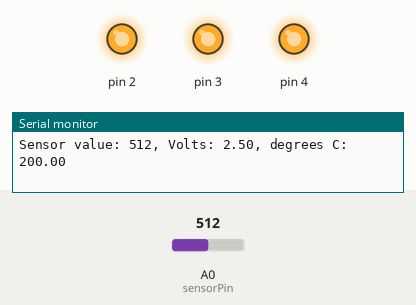
Recording of a sketch running on a simulated Arduino Uno, built with avr-gcc and run on an emulated ATmega328P. Parts: output pins drawn as LEDs (lit = HIGH), the last lines printed to the serial monitor. The test bench sets the inputs (shaded band); at power-on: A0 (sensorPin) = 512.

Above: at 1.2 s.
1.3 s: A0 (sensorPin) set to 175
4.3 s: A0 (sensorPin) set to 161
At 5.4 s:
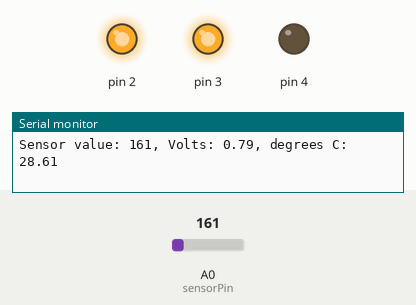
5.8 s: A0 (sensorPin) set to 122
At 6.9 s:
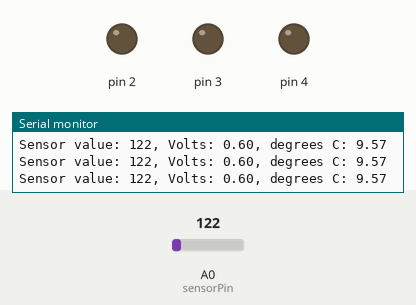
7.3 s: A0 (sensorPin) set to 1023
At 8.0 s:
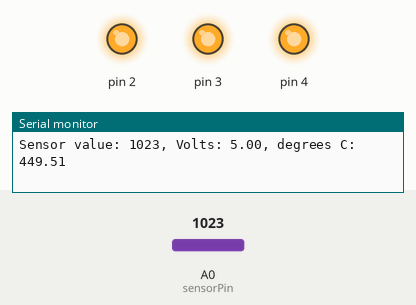
Timing chart, 0 to 9.8 s (numbered marks = the images above; inputs shaded):
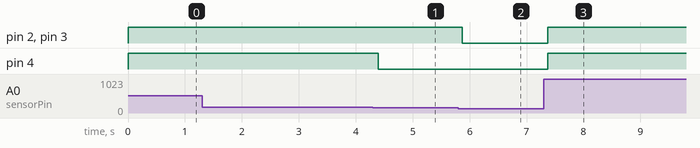

The sketch:

script.ino
```cpp
const int sensorPin = A0;
const float baselineTemp = 23.0;

void setup(){
    //Start serial monitor
    Serial.begin(9600);
    //Initialize all leds
    for (int i = 2; i < 5; i++){
        pinMode(i, OUTPUT);
        digitalWrite(i, LOW);
    }
}
void loop(){
    int sensorVal = analogRead(sensorPin);
    Serial.print("Sensor value: ");
    Serial.print(sensorVal);

    //Convert the adc reading to voltage
    float voltage = (sensorVal / 1024.0) * 5.0;
    Serial.print(", Volts: ");
    Serial.print(voltage);

    Serial.print(", degrees C: ");
    float temp = (voltage - .5) * 100;
    Serial.print(temp);
    Serial.print("\n"); //Added new line character to break the line in vs code

    //DO something to leds
    if (temp < baselineTemp){
        for (int i = 2; i < 5; i++){
            digitalWrite(i, LOW);
        }
    } else if (temp >= baselineTemp + 2 && temp < baselineTemp + 4){
        digitalWrite(2, HIGH);
        digitalWrite(3, LOW);
        digitalWrite(4, LOW);
    } else if (temp >= baselineTemp + 4 && temp < baselineTemp + 6){
        digitalWrite(2, HIGH);
        digitalWrite(3, HIGH);
        digitalWrite(4, LOW);
    } else if (temp >= baselineTemp + 6){
        digitalWrite(2, HIGH);
        digitalWrite(3, HIGH);
        digitalWrite(4, HIGH);
    }
    delay(1);
}
```

Measured:
- the behaviour switches between 162 and 161 on A0 (sensorPin) (found by bisection; images 0 and 1)
- after the input at 4.3 s, pin 4: HIGH → LOW after 0.09 s
- after the input at 5.8 s, pin 2, pin 3: HIGH → LOW after 0.07 s
- after the input at 7.3 s, pin 2–4: LOW → HIGH after 0.07 s
